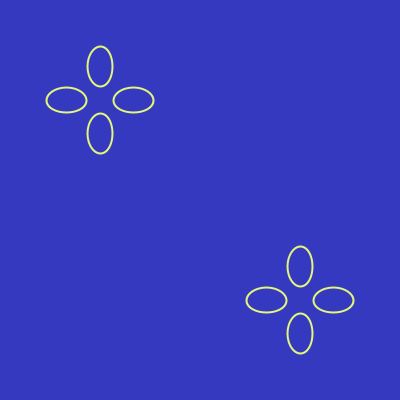
Frame 1 (no input)
Frame 60 (the mouse pressed at the canvas centre just before this capture): identical to frame 1, image omitted
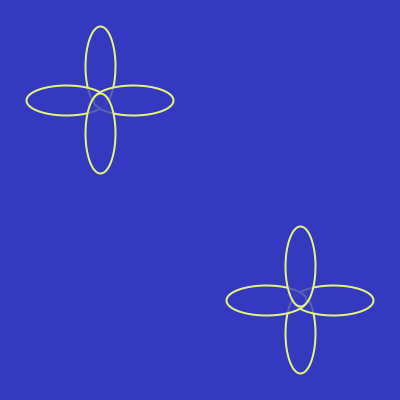
Frame 120 (the mouse held since frame 60 and released just before this capture)

The Processing sketch that drew these frames (run headless with seeded random() and noise(); from frame 60 on, the mouse is pressed at the canvas centre):

// Processing sketch: processing_113274
// ── processing_113274.pde

void setup(){
  size(400,400);
  background(52,57,191);
  
}


void draw(){

  fill(52,57,191,200);
  stroke(228,245,124);
  strokeWeight(2);
  
  ellipse(width/4,height/6,25,40);
  ellipse(width/6,height/4,40,25);
  ellipse(width/3,height/4,40,25);
  ellipse(width/4,height/3,25,40);
  
  ellipse(3*width/4,5*height/6,25,40);
  ellipse(5*width/6,3*height/4,40,25);
  ellipse(2*width/3,3*height/4,40,25);
  ellipse(3*width/4,2*height/3,25,40);
  
  if(mousePressed==true){
    background(52,57,191);
    ellipse(width/4,height/6,30,80);
    ellipse(width/6,height/4,80,30);
    ellipse(width/3,height/4,80,30);
    ellipse(width/4,height/3,30,80);
    
    ellipse(3*width/4,5*height/6,30,80);
    ellipse(5*width/6,3*height/4,80,30);
    ellipse(2*width/3,3*height/4,80,30);
    ellipse(3*width/4,2*height/3,30,80);
 
  }else{
    background(52,57,191);
  
  ellipse(width/4,height/6,25,40);
  ellipse(width/6,height/4,40,25);
  ellipse(width/3,height/4,40,25);
  ellipse(width/4,height/3,25,40);
  
 ellipse(3*width/4,5*height/6,25,40);
  ellipse(5*width/6,3*height/4,40,25);
  ellipse(2*width/3,3*height/4,40,25);
  ellipse(3*width/4,2*height/3,25,40);
  }

}
